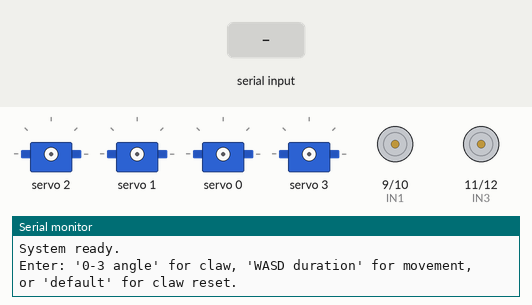
Recording of a sketch running on a simulated Arduino Uno, built with avr-gcc and run on an emulated ATmega328P. Parts: 4 × servo, motor-driver pin pairs drawn as motors (green arrow = first pin HIGH = forward, orange = second pin HIGH = backward, longer = more drive), the last lines printed to the serial monitor. Inputs (shaded band) come from the test bench.

Above: at 1.2 s.
1.3 s: "default 1\n" received over Serial
2.8 s: "default\n" received over Serial
4.3 s: "w 45\n" received over Serial
At 5.5 s:
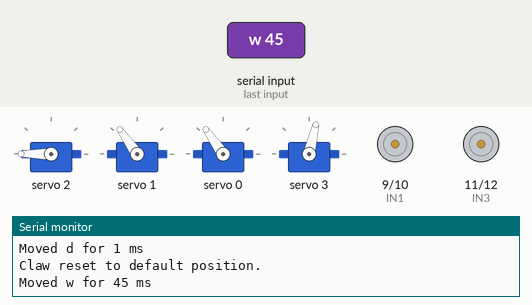
5.8 s: "s 45\n" received over Serial
At 6.7 s:
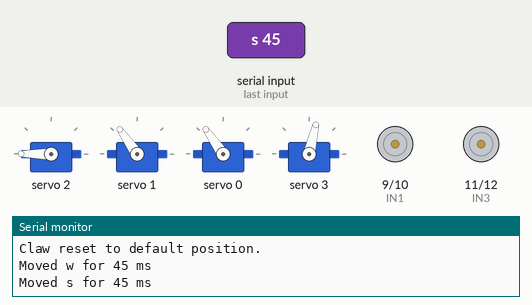
7.3 s: "a 45\n" received over Serial
At 7.9 s:
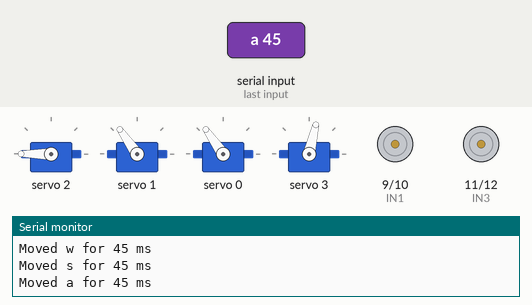
8.8 s: "default 150\n" received over Serial
At 8.88 s:
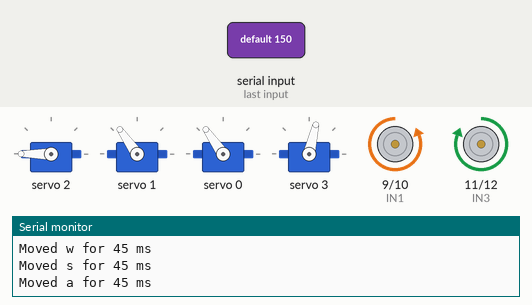
Timing chart, 0 to 11.4 s (numbered marks = the images above; inputs shaded):
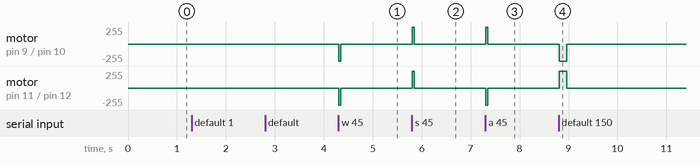

Measured:
- after the input at 4.3 s, motor on pin 9 (IN1) / pin 10 (IN2), motor on pin 11 (IN3) / pin 12 (IN4): stopped → backward 255/255 at once, → stopped 0.05 s later
- after the input at 5.8 s, motor on pin 9 (IN1) / pin 10 (IN2), motor on pin 11 (IN3) / pin 12 (IN4): stopped → forward 255/255 at once, → stopped 0.05 s later
- after the input at 7.3 s, motor on pin 9 (IN1) / pin 10 (IN2): stopped → forward 255/255 at once, → stopped 0.05 s later; motor on pin 11 (IN3) / pin 12 (IN4): stopped → backward 255/255 at once, → stopped 0.05 s later
- after the input at 8.8 s, motor on pin 9 (IN1) / pin 10 (IN2): stopped → backward 255/255 at once, → stopped 0.15 s later; motor on pin 11 (IN3) / pin 12 (IN4): stopped → forward 255/255 at once, → stopped 0.15 s later

The sketch:

bot_movement.ino
```cpp
#include <Wire.h>
#include <Adafruit_PWMServoDriver.h>

Adafruit_PWMServoDriver pwm = Adafruit_PWMServoDriver();

// Servo setup
int servoMin = 150;
int servoMax = 600;

// Motor driver pins
int IN1 = 9;
int IN2 = 10;
int IN3 = 11;
int IN4 = 12;

void setup() {
  Serial.begin(9600);

  // Servo setup
  pwm.begin();
  pwm.setPWMFreq(50);
  delay(10);

  // Motor setup
  pinMode(IN1, OUTPUT);
  pinMode(IN2, OUTPUT);
  pinMode(IN3, OUTPUT);
  pinMode(IN4, OUTPUT);

  // Start with motors OFF
  stopMotors();

  Serial.println("System ready.");
  Serial.println("Enter: '0-3 angle' for claw, 'WASD duration' for movement, or 'default' for claw reset.");
}

void loop() {
  if (Serial.available() > 0) {
    String input = Serial.readStringUntil('\n');
    input.trim();

    // 🔹 Handle keyword commands first
    if (input.equalsIgnoreCase("default")) {
      clawDefault();
      Serial.println("Claw reset to default position.");
      return;
    }

    // Future expansion: add more keyword commands
    // if (input.equalsIgnoreCase("wave")) {
    //   clawWave();
    //   return;
    // }

    int spaceIndex = input.indexOf(' ');
    if (spaceIndex == -1) {
      Serial.println("Invalid format. Use: '0 angle' or 'w 1000'.");
      return;
    }

    String first = input.substring(0, spaceIndex);
    String second = input.substring(spaceIndex + 1);

    // If the first part is a digit → Servo control
    if (isDigit(first.charAt(0))) {
      int channel = first.toInt();
      int angle = second.toInt();

      if (channel >= 0 && channel <= 3 && angle >= 0 && angle <= 180) {
        clawMove(channel, angle);
        Serial.print("Servo "); Serial.print(channel);
        Serial.print(" -> "); Serial.println(angle);
      } else {
        Serial.println("Servo input invalid. Use channel 0–3, angle 0–180.");
      }
    }
    else {
      // Otherwise → Movement
      char dir = first.charAt(0);
      int duration = second.toInt();

      if (duration <= 0) {
        Serial.println("Duration must be > 0 ms.");
        return;
      }

      if (dir == 'w' || dir == 'W') forward();
      else if (dir == 's' || dir == 'S') backward();
      else if (dir == 'a' || dir == 'A') left();
      else if (dir == 'd' || dir == 'D') right();
      else if (dir == 'x' || dir == 'X') stopMotors();
      else {
        Serial.println("Use W/A/S/D/X for movement.");
        return;
      }

      delay(duration);
      stopMotors();
      Serial.print("Moved "); Serial.print(dir);
      Serial.print(" for "); Serial.print(duration);
      Serial.println(" ms");
    }
  }
}

// Motor functions
void backward() {
  digitalWrite(IN1, HIGH);
  digitalWrite(IN2, LOW);
  digitalWrite(IN3, HIGH);
  digitalWrite(IN4, LOW);
}

void forward() {
  digitalWrite(IN1, LOW);
  digitalWrite(IN2, HIGH);
  digitalWrite(IN3, LOW);
  digitalWrite(IN4, HIGH);
}

void right() {
  digitalWrite(IN1, LOW);
  digitalWrite(IN2, HIGH);
  digitalWrite(IN3, HIGH);
  digitalWrite(IN4, LOW);
}

void left() {
  digitalWrite(IN1, HIGH);
  digitalWrite(IN2, LOW);
  digitalWrite(IN3, LOW);
  digitalWrite(IN4, HIGH);
}

void stopMotors() {
  digitalWrite(IN1, LOW);
  digitalWrite(IN2, LOW);
  digitalWrite(IN3, LOW);
  digitalWrite(IN4, LOW);
}

// Claw functions
void clawMove(int channel, int angle) {
  int pulselen = map(angle, 0, 180, servoMin, servoMax);
  pwm.setPWM(channel, 0, pulselen);
}

void clawDefault() {
  clawMove(2, 165);
  clawMove(1, 90);
  clawMove(0, 90);
  clawMove(3, 50);
}
```
